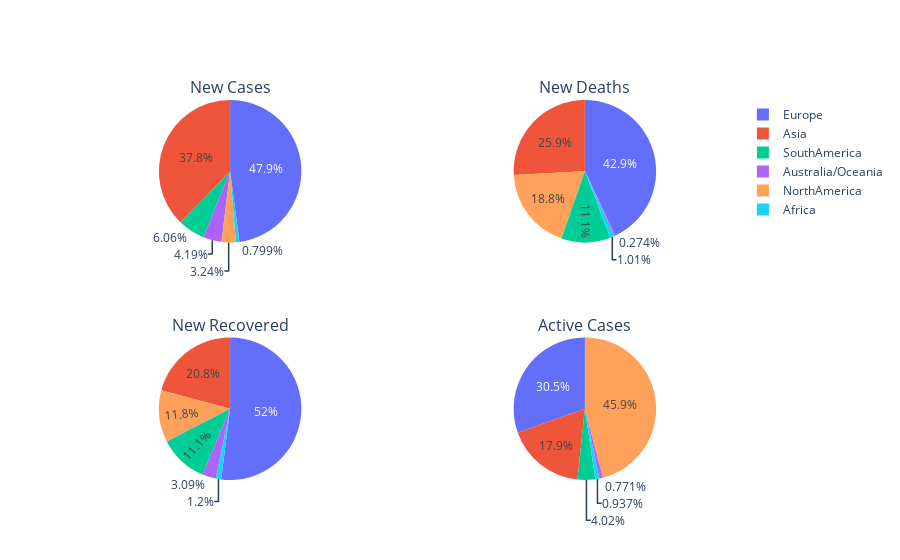

The code cell stored with this chart in its notebook:
### Code cell
specs = [[{'type':'domain'}, {'type':'domain'}], [{'type':'domain'}, {'type':'domain'}]]
fig = make_subplots(rows=2, cols=2, specs = specs, 
subplot_titles=['New Cases', 'New Deaths', 'New Recovered', 'Active Cases'])

fig.add_trace(go.Pie(labels=piechart_plots['Continent'], values=piechart_plots['NewCases']), 1, 1)
fig.add_trace(go.Pie(labels=piechart_plots['Continent'], values=piechart_plots['NewDeaths']), 1, 2)

fig.add_trace(go.Pie(labels=piechart_plots['Continent'], values=piechart_plots['NewRecovered']), 2, 1)
fig.add_trace(go.Pie(labels=piechart_plots['Continent'], values=piechart_plots['ActiveCases']), 2, 2)

### Figure 1 — Plotly figure (JSON) as saved in the notebook; plotly's stock layout.template omitted (floating-point values rounded to 4 significant figures)
{"data": [{"domain": {"x": [0, 0.45], "y": [0.625, 1]}, "labels": ["Africa", "Asia", "Australia/Oceania", "Europe", "NorthAmerica", "SouthAmerica"], "type": "pie", "values": [12960, 613406, 67914, 777168, 52481, 98227]}, {"domain": {"x": [0.55, 1], "y": [0.625, 1]}, "labels": ["Africa", "Asia", "Australia/Oceania", "Europe", "NorthAmerica", "SouthAmerica"], "type": "pie", "values": [70, 1796, 19, 2982, 1307, 771]}, {"domain": {"x": [0, 0.45], "y": [0, 0.375]}, "labels": ["Africa", "Asia", "Australia/Oceania", "Europe", "NorthAmerica", "SouthAmerica"], "type": "pie", "values": [23211, 400761, 59556, 1002120, 226778, 214119]}, {"domain": {"x": [0.55, 1], "y": [0, 0.375]}, "labels": ["Africa", "Asia", "Australia/Oceania", "Europe", "NorthAmerica", "SouthAmerica"], "type": "pie", "values": [532566, 10159032, 438373, 17323046, 26113090, 2285154]}], "layout": {"annotations": [{"font": {"size": 16}, "showarrow": false, "text": "New Cases", "x": 0.225, "xanchor": "center", "xref": "paper", "y": 1, "yanchor": "bottom", "yref": "paper"}, {"font": {"size": 16}, "showarrow": false, "text": "New Deaths", "x": 0.775, "xanchor": "center", "xref": "paper", "y": 1, "yanchor": "bottom", "yref": "paper"}, {"font": {"size": 16}, "showarrow": false, "text": "New Recovered", "x": 0.225, "xanchor": "center", "xref": "paper", "y": 0.375, "yanchor": "bottom", "yref": "paper"}, {"font": {"size": 16}, "showarrow": false, "text": "Active Cases", "x": 0.775, "xanchor": "center", "xref": "paper", "y": 0.375, "yanchor": "bottom", "yref": "paper"}]}}
